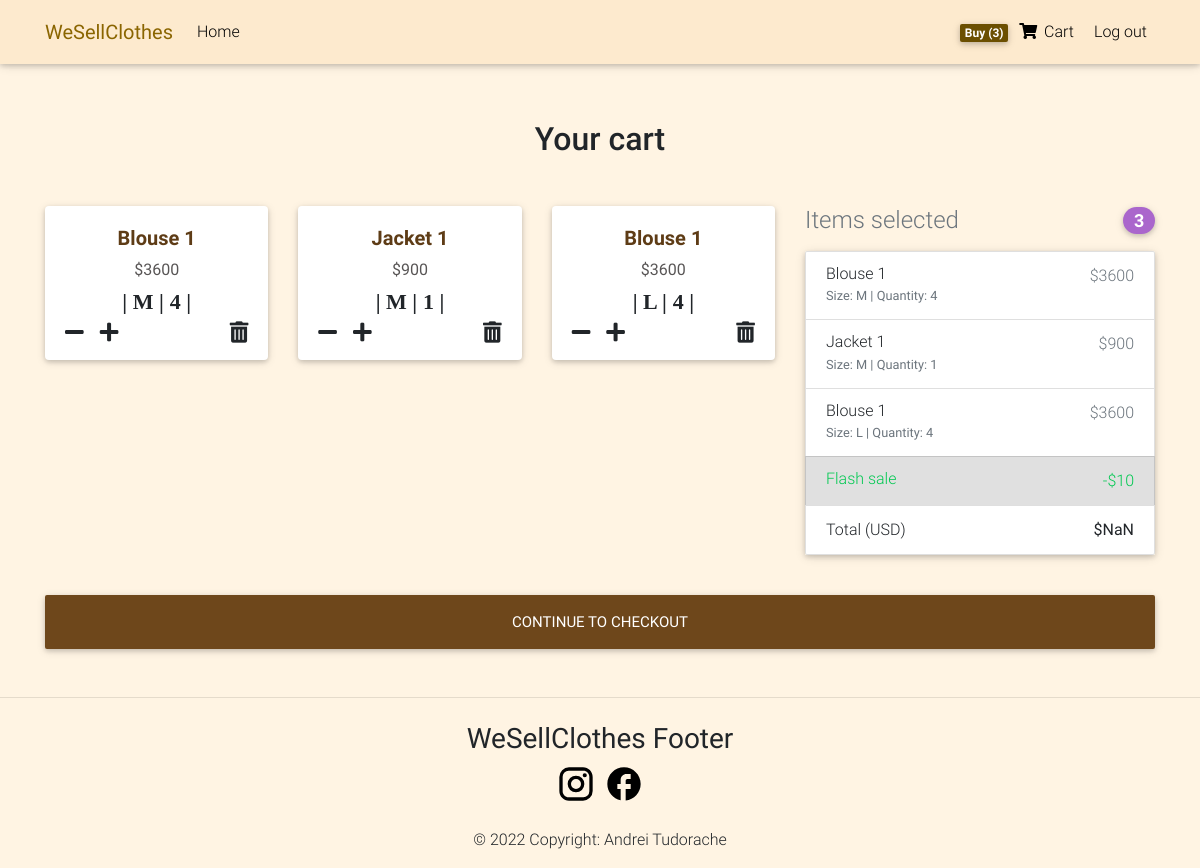
Page /checkout (signed in) on the committed database.
### ISSEcommerceApp/models.py (models this page shows, shortened)
class User(AbstractUser):
    class Meta:
        app_label = 'ISSEcommerceApp'
        ordering = ['-id']

class OrderedItem(models.Model):
    user = models.ForeignKey(User, on_delete=models.CASCADE, related_name="items")
    item = models.ForeignKey(Item, on_delete=models.CASCADE)
    size = models.CharField(max_length=5)
    quantity = models.IntegerField(default=1)

class Item(models.Model):
    title = models.CharField(max_length=100)
    description = models.CharField(max_length=300)
    price = models.FloatField()
    image_adress = models.CharField(max_length=500, null=True)
    category = models.CharField(choices=CATEGORY_CHOICES, max_length=2, null=True)
    label = models.CharField(choices=LABEL_CHOICES, max_length=1, null=True, blank=True)

### ISSEcommerceApp/views.py (the view)
# urls.py: path("checkout", views.checkout, name="checkout"),
@login_required
def checkout(request):
    ordered_items = request.user.items.all()
    return render(request, 'checkout-page.html', {
        'ordered_items': ordered_items
    })

### ISSEcommerceApp/templates/checkout-page.html (shortened to what this page needs)
{% extends 'layout.html' %}
{% block body %}
  <main class="mt-5 pt-4">
    <div class="container wow fadeIn">
      <h2 class="my-5 h2 text-center">Your cart</h2>
      <div class="row">
        <div class="col-md-8 col-12">
            <div class="row">
              {% for product in ordered_items %}
                <div class="col-12 col-md-6 col-lg-4 mb-3" id="product_{{ product.id }}">
                  <div class="card">
                    <div class="card-body">
                      <h5 style="text-align: center;">
                        <strong>
                            <a href="{% url 'product' product.item.title %}" style="color: rgb(94, 60, 22)">{{ product.item.title }}</a>
                        </strong>
                      </h5>
                        <div style="color: rgb(88, 85, 85); text-align: center;" id="price_{{ product.id }}">$<span>{% widthratio product.item.price 1 product.quantity %}</span></div>
                        <div class="mt-2">
                            <div class="t-2" style="text-align: center;">
                                <div class="fa fa-1x" style="font-size: 22px;">| {{ product.size }} | </div>
                                <div class="fa fa-1x" style="font-size: 22px; margin-left: 1%;" id="quantity_{{ product.id }}">{{ product.quantity }} |</div>
                            </div>
                            <i class="fas fa-minus mr-3 fa-lg mt-2" style="float: left; cursor: pointer;" id="decrease_{{ product.id }}" data-id="{{ product.id }}"></i>
                            <i class="fas fa-plus fa-lg mt-2" style="float: left; cursor: pointer;" id="increase_{{ product.id }}" data-id="{{ product.id }}"></i>
                            <i class="fas fa-trash-alt fa-lg mt-2" style="float: right; cursor: pointer;" id="delete_{{ product.id }}" data-id="{{ product.id }}"></i>
                        </div>
                    </div>
                  </div>
                </div>
          {% endfor %}
            </div>
        </div>
        {% if ordered_items %}
            <div class="col-md-4 col-12 mb-4">
              <h4 class="d-flex justify-content-between align-items-center mb-3">
                <span class="text-muted">Items selected</span>
                <span class="badge badge-secondary badge-pill">{{ ordered_items.count }}</span>
              </h4>
              <ul class="list-group mb-3 z-depth-1">
                {% for product in ordered_items %}
                  <li class="list-group-item d-flex justify-content-between lh-condensed">
                    <div>
                      <h6 class="my-0">{{ product.item.title }}</h6>
                      <small class="text-muted">Size: {{ product.size }} | Quantity: <span id="quantity1_{{ product.id }}">{{ product.quantity }}</span></small>
                    </div>
                    <span class="text-muted">$<span id="price1_{{ product.id }}">{% widthratio product.item.price 1 product.quantity %}</span></span>
                  </li>
                {% endfor %}
                <li class="list-group-item d-flex justify-content-between bg-light">
                  <div class="text-success">
                    <h6 class="my-0">Flash sale</h6>
                  </div>
                  <span class="text-success">-$<span id="promotion">10</span></span>
                </li>
                <li class="list-group-item d-flex justify-content-between">
                  <span>Total (USD)</span>
                  <strong id="total"></strong>
                </li>
              </ul>
            </div>
          </div>
          <a href="{% url 'order' %}"><button class="btn btn-lg btn-block" type="submit" style="background-color:rgb(110, 71, 27); color: white;">Continue to checkout</button></a>
        {% else %}
          <div class="col-12 text-center">
            Looks like your card is empty!
          </div>
        {% endif %}
    </div>
  </main>
{% endblock %}

### ISSEcommerceApp/templates/layout.html (shortened to what this page needs)
{% load static %}
<!DOCTYPE html>
<html lang="en">
<head>
  <link rel="stylesheet" href="https://use.fontawesome.com/releases/v5.11.2/css/all.css">
  <link href="{% static 'css/bootstrap.min.css' %}" rel="stylesheet">
  <link href="{% static 'css/mdb.min.css' %}" rel="stylesheet">
  <link href="{% static 'css/style.min.css' %}" rel="stylesheet">
</head>
<body>
    <nav class="navbar fixed-top navbar-expand-lg navbar-light scrolling-navbar" style="background-color: rgb(253, 234, 206);">
        <div class="container">
        <a class="navbar-brand waves-effect" href="{% url 'index' %}">
            <strong style="color: rgb(138, 101, 0);">WeSellClothes</strong>
        </a>
        <div class="collapse navbar-collapse" id="navbarSupportedContent">
            <ul class="navbar-nav mr-auto">
              <li class="nav-item">
                  <a class="nav-link waves-effect" href="{% url 'index' %}">Home</a>
              </li>
            </ul>
            <ul class="navbar-nav nav-flex-icons">
              {% if request.user.is_authenticated %}
                <li class="nav-item mr-1">
                    <a class="nav-link waves-effect" href="{% url 'checkout' %}">
                    {% if request.user.items.exists %}
                      <span class="badge z-depth-1 mr-1" style="background-color: rgb(107, 79, 1)">Buy ({{ request.user.items.count }})</span>
                    {% endif %}
                    <i class="fas fa-shopping-cart"></i>
                    <span class="clearfix d-none d-sm-inline-block"> Cart </span>
                    </a>
                </li>
                <li class="nav-item">
                  <a class="nav-link waves-effect" href="{% url 'logout' %}">Log out</a>
                </li>
              {% endif %}
            </ul>
        </div>
        </div>
    </nav>
    {% block body %}{% endblock %}
</body>
<footer class="text-center font-medium mt-5 wow fadeIn">
  <hr class="my-4">
  <h3><strong>WeSellClothes Footer</strong></h3>
  <div class="pb-4">
    <a class="MuiButtonBase-root MuiIconButton-root MuiIconButton-colorInherit MuiIconButton-sizeMedium css-1deacqj mr-1" tabindex="0" href="https://www.instagram.com/_bellaandrei_/" target="_blank" rel="noreferrer"></a>
    <a class="MuiButtonBase-root MuiIconButton-root MuiIconButton-colorInherit MuiIconButton-sizeMedium css-1deacqj" tabindex="0" href="https://www.facebook.com/andrei.tudorache.180" target="_blank" rel="noreferrer"></a>
  </div>
  <div class="pb-3">
    © 2022 Copyright: Andrei Tudorache
  </div>
</footer>

### ISSEcommerceApp/templates/layout.html (style rules this page uses)
html, body, header, .carousel { height: 60vh; background-color: rgb(255, 244, 227); }

### rows in the picture
User: user.items.count "3"
OrderedItem: item "Blouse 1", item+quantity "3600", size "M", quantity "4"
OrderedItem: item "Jacket 1", item+quantity "900", size "M", quantity "1"
OrderedItem: item "Blouse 1", item+quantity "3600", size "L", quantity "4"

### other values in the picture
{{ ordered_items.count }} "3"
